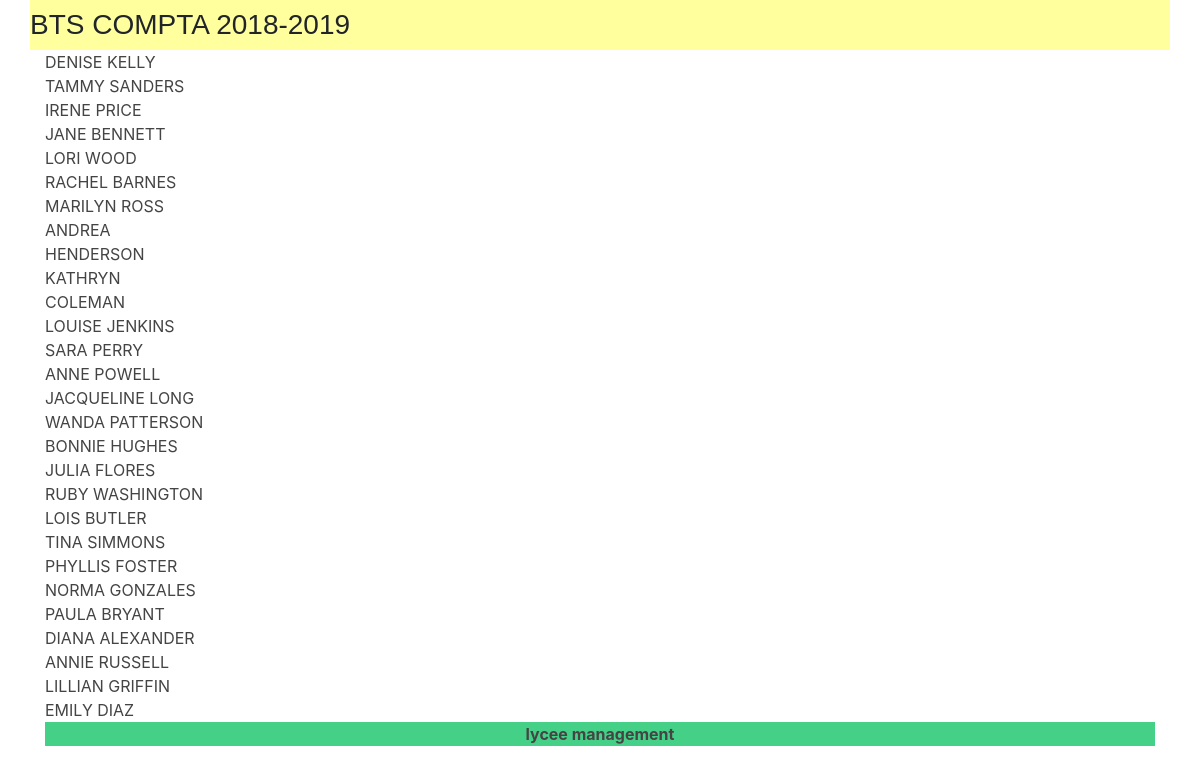
The app's page /lycee/8 with its own data.
### lycee/models.py (models this page shows, shortened)
class Cursus(models.Model):
    name = models.CharField(
      max_length=50,
      blank=False,
      null=True,
      default='aucun'
    )
    year_from_bac = models.SmallIntegerField(
      help_text ="year since le bac",
      verbose_name="year",
      blank=False,
      null=True,
      default=0
    )
    scholar_year = models.CharField(
      max_length=9,
      blank=False,
      null=True,
      default='0000-0001'
    )

class Student(models.Model):
    first_name = models.CharField(
      help_text="first name of the student",
      max_length=50,
      blank=False,
      null=False
    )
    birth_date = models.DateField(
      verbose_name='date of birth',
      help_text="Birth date of the student",
      blank=False,
      null=True
    )
    last_name = models.CharField(
      verbose_name="lastname",
      help_text="last name of the student",
      blank=False, # pas de champ vide
      null=False, # pas de champ null (a conjuguer avec default
      default="???",
      max_length=255, # taille maximale du champ
    )
    phone = models.CharField(
      verbose_name="phonenumber",
      help_text="phone number of the student",
      blank=False, # pas de champ vide
      null=False, # pas de champ null (a conjuguer avec default
      default="0999999999",
      max_length=10, # taille maximale du champ
    )
    email = models.EmailField(
      verbose_name="email",
      help_text="Email of the student",
      blank=False, # pas de champ vide
      null=False, # pas de champ null (a conjuguer avec default
      default="x@y.z",
      max_length=255, # taille maximale du champ
    )
    comments = models.CharField(
      verbose_name="comments",
      help_text="some comments about the student",
      blank=True,
      null=False, # pas de champ null (a conjuguer avec default
      default="",
      max_length=255, # taille maximale du champ
    )
    cursus = models.ForeignKey(
      Cursus,
      on_delete=models.CASCADE, # necessaire selon la version de Django
      null=True
    )

### lycee/views.py (the view)
# urls.py: url(r'^lycee/(?P<cursus_id>[0-9]+)$' , views.student_list, name='student_list'),
def student_list(request , cursus_id) :
  result_list = Student.objects.filter(cursus = cursus_id)
  result_list2 = Cursus.objects.get(pk=cursus_id)
  template = loader.get_template('student/list_student.html')
  context = {
    'liste' : result_list,
    'cursus': result_list2,
  }
  return HttpResponse(template.render(context ,request))

### lycee/templates/student/list_student.html
{% extends "master.html" %}
{% if liste%}
  {% block title %}
    <h3>{{cursus.name}} {{cursus.scholar_year}}</h3>
  {% endblock %}
  {% block content %}
    {% for student in liste %}
    <div class="container">
      <div class="row">
        <div class = "col-sm-2">
      <a href="/lycee/student/{{student.id }}">{{student.first_name}} {{student.last_name}}</a>
    </div>
    {% endfor %}
  {% endblock %}
{% else %}
  <p> No student to show .</p>
{% endif %}

### lycee/static/style.css (style rules this page uses)
a { color : #444444; }
html { position: relative; min-height: 100%; }

### records on screen
Cursus: name "BTS COMPTA", scholar_year "2018-2019"
Student: first_name "DENISE", last_name "KELLY"
Student: first_name "TAMMY", last_name "SANDERS"
Student: first_name "IRENE", last_name "PRICE"
Student: first_name "JANE", last_name "BENNETT"
Student: first_name "LORI", last_name "WOOD"
Student: first_name "RACHEL", last_name "BARNES"
Student: first_name "MARILYN", last_name "ROSS"
Student: first_name "ANDREA", last_name "HENDERSON"
Student: first_name "KATHRYN", last_name "COLEMAN"
Student: first_name "LOUISE", last_name "JENKINS"
Student: first_name "SARA", last_name "PERRY"
Student: first_name "ANNE", last_name "POWELL"
Student: first_name "JACQUELINE", last_name "LONG"
Student: first_name "WANDA", last_name "PATTERSON"
Student: first_name "BONNIE", last_name "HUGHES"
Student: first_name "JULIA", last_name "FLORES"
Student: first_name "RUBY", last_name "WASHINGTON"
Student: first_name "LOIS", last_name "BUTLER"
Student: first_name "TINA", last_name "SIMMONS"
Student: first_name "PHYLLIS", last_name "FOSTER"
Student: first_name "NORMA", last_name "GONZALES"
Student: first_name "PAULA", last_name "BRYANT"
Student: first_name "DIANA", last_name "ALEXANDER"
Student: first_name "ANNIE", last_name "RUSSELL"
Student: first_name "LILLIAN", last_name "GRIFFIN"
Student: first_name "EMILY", last_name "DIAZ"
